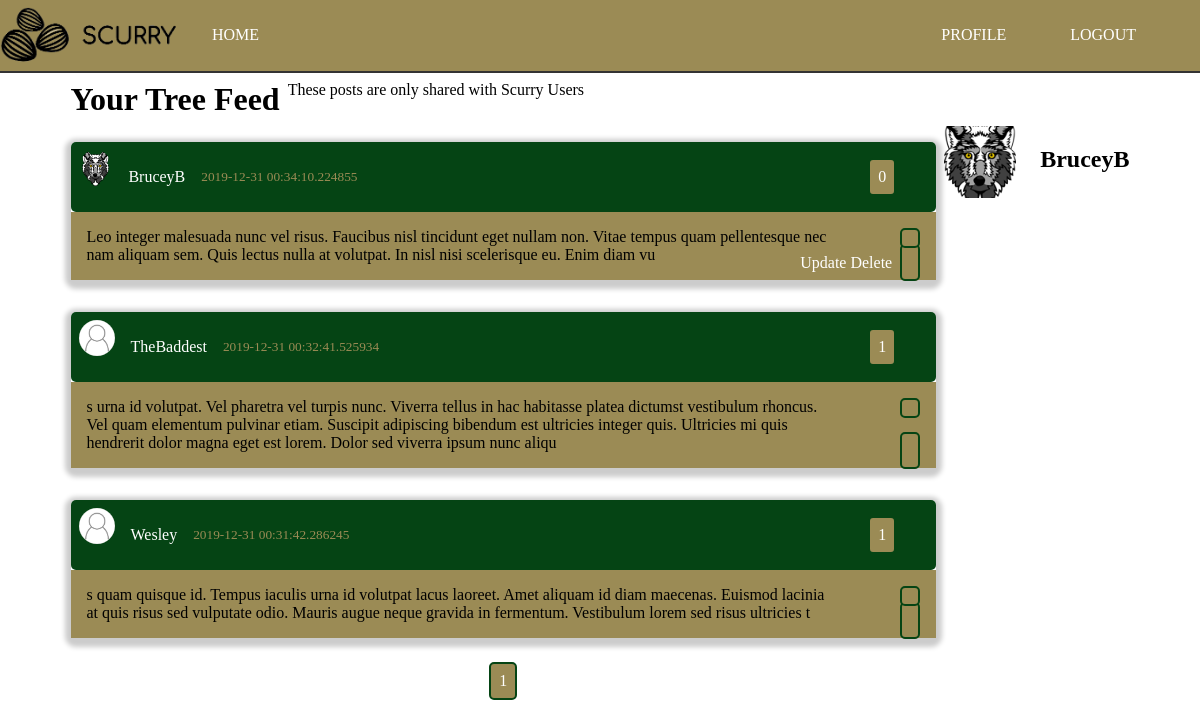
/underground (signed in), run on the app's committed database.
### scurry/models.py (models this page shows, shortened)
class Post(db.Model):
    id = db.Column(db.Integer, primary_key=True)
    content = db.Column(db.Text, nullable=False)
    date_posted = db.Column(db.DateTime, nullable=False, default=datetime.utcnow)
    user_id = db.Column(db.Integer, db.ForeignKey('user.id'), nullable=False)
    private = db.Column(db.Boolean, default=False, nullable=False)
    likes = db.relationship('PostLike', backref='post', lazy='dynamic')

class User(db.Model, UserMixin):
    id = db.Column(db.Integer, primary_key=True)
    username = db.Column(db.String(20), unique=True, nullable=False)
    email = db.Column(db.String(120), unique=True, nullable=False)
    image_file = db.Column(db.String(20), nullable=False, default='noprofile.jpg')
    password = db.Column(db.String(60), nullable=False)
    posts = db.relationship('Post', backref='author', lazy=True)
    liked = db.relationship(
        'PostLike',
        foreign_keys='PostLike.user_id',
        backref='user', lazy='dynamic')

### scurry/posts/routes.py (the view)
@posts.route('/underground', methods=['GET', 'POST'])
@login_required
def underground():
    page = request.args.get('page', 1, type=int)
    posts = Post.query.filter_by(private=True).order_by(Post.date_posted.desc()).paginate(page=page, per_page=5)
    return render_template('underground.html', title="Underground Feed", posts=posts)

### scurry/models.py (called while the page is built)
@login_manager.user_loader
def load_user(user_id):
    return User.query.get(int(user_id))

### scurry/templates/underground.html (shortened to what this page needs)
{% extends "layout.html" %}
{% block content %}
    <div class="container" id="home">
        <h1 class="page-header">Your Tree Feed</h1>
        <p>These posts are only shared with Scurry Users</p>
        <div class="posts-container">
            {%  for post in posts.items %}
                <article class="article-post shadow">
                    <div class="post-head">
                        <img src="{{ url_for('static', filename='images/' + post.author.image_file) }}" alt="user photo" class="article-img">
                        <div class="post-metadata">
                            <a class="post-author" href="{{ url_for('users.user_posts', username=post.author.username) }}">{{ post.author.username }}</a>
                            <small>{{ post.date_posted }}</small>
                            <p class="btn right">
                                {{ post.likes.count() }}
                            </p>
                        </div>
                    </div>
                    <div class="post-body">
                        <p class="post-content">{{ post.content }}</p>
                        <div class="post-buttons">
                            {% if current_user.username == post.author.username %}
                                <a href="{{ url_for('posts.update_post', post_id=post.id) }}" class="btn-link">Update</a>
                                <a href="{{ url_for('posts.delete_post', post_id=post.id) }}" class="btn-link">Delete</a>
                            {% endif %}
                            <a href="{{ url_for('posts.like_action', post_id=post.id, action='like') }}" class="btn like-btn"></a>
                        </div>
                        <ion-icon class="btn share-btn" name="share-alt"></ion-icon>
                    </div>
                </article>
            {% endfor %}
            <div class="pagination">
                {% for page_num in posts.iter_pages() %}
                    {% if page_num %}
                        <a class="btn btn-info" href="{{ url_for('main.index', page=page_num) }}">{{ page_num }}</a>
                    {% else %}
                        ...
                    {% endif %}
                {% endfor %}
            </div>
        </div>
        <div class="sidebar">
            <div class="sidebar-user-info">
                <img src="{{ url_for('static', filename='images/' + current_user.image_file) }}" alt="user photo" class="sidebar-img">
                <h2>{{ current_user.username }}</h2>
            </div>
            </div>
        </div>
{% endblock content %}

### scurry/templates/layout.html (shortened to what this page needs)
<!DOCTYPE html>
<html lang="en">
<head>
    <link rel="stylesheet" type="text/css" href="{{ url_for('static', filename='style.css') }}">
</head>
<body>
    <header>
        <nav class="header-nav">
            <div class="header-logo">
                <img src="{{ url_for('static', filename='images/scurry-logo.png') }}" alt="Scurry - A Place for Squirrels" class="logo">
            </div>
            <ul class="nav-list">
                <li class="nav-list-item">
                    <a href="{{ url_for('main.index') }}" class="nav-link">Home</a>
                </li>
            </ul>
            <ul class="nav-list right">
                {% if current_user.is_authenticated %}
                <li class="nav-list-item">
                    <a href="{{ url_for('users.profile') }}" class="nav-link">Profile</a>
                </li>
                <li class="nav-list-item">
                    <a href="{{ url_for('users.logout') }}" class="nav-link">Logout</a>
                </li>
                {% endif %}
            </ul>
        </nav>
    </header>
    {%  block content %}{% endblock %}
</body>
</html>

### scurry/static/style.css (style rules this page uses)
*, *::before, *::after { margin: 0; padding: 0; box-sizing: border-box; }
html { --main-color: #054414; --accent-color: #9b8b55; }
body { background-size: cover; }
a { text-decoration: none; color: #ffffff; transition: color .4s ease; }
.container { margin: auto; padding: .5rem; }
.shadow { -webkit-box-shadow: 0px 3px 5px 6px #ccc; -moz-box-shadow: 0px 3px 5px 6px #ccc; box-shadow: 0px 3px 5px 6px #ccc; }
.btn { margin: .5rem; padding: .5rem; background: var(--accent-color); border: 2px solid var(--main-color); border-radius: 5px; color: #fff; cursor: pointer; }
.pagination { display: flex; justify-content: center; align-items: center; }
.header-nav { width: 100%; border-bottom: 2px solid #333; background: var(--accent-color); display: flex; }
.header-logo > .logo { max-width: 180px; object-fit: contain; }
.nav-list { margin-right: 2rem; list-style: none; display: flex; flex-flow: row nowrap; justify-content: center; align-items: center; }
.nav-list-item { margin: .5rem 2rem; }
.nav-link { text-transform: uppercase; }
.right { margin-left: auto; margin-right: 2rem; }
#home { max-width: 1075px; height: 100%; display: grid; grid-template: 'hed hed hed hed' 'main main main side' 'main main main side' 'main main main side'; grid-gap: .5rem; }
.sidebar { grid-area: side; }
.posts-container { grid-area: main; display: flex; flex-direction: column; justify-content: center; align-items: center; color: #ffffff; }
.article-post { width: 100%; margin: 1rem; border-radius: 5px; }
.post-head { padding: .5rem; width: 100%; background: var(--main-color); color: var(--accent-color); display: flex; border-radius: 5px; }
.post-author { color: #ffffff; margin-right: 1rem; }
.post-metadata { margin-left: 1rem; width: 100%; display: flex; justify-content: center; align-items: center; }
.article-img { width: 36px; height: 36px; object-fit: contain; border-radius: 50%; }
.post-body { padding: 1rem; width: 100%; background: var(--accent-color); color: black; position: relative; }
.post-content { width: 90%; }
.post-buttons { position: absolute; right: .5rem; bottom: .5rem; }
.share-btn { position: absolute; top: .5rem; right: .5rem; }
.sidebar { width: 100%; }
.sidebar-user-info { display: flex; justify-content: center; align-items: flex-start; }
.sidebar-user-info > h2 { margin: 1.3rem 0 0 1.5rem; }
.sidebar-img { height: 72px; width: 72px; object-fit: cover; }

### data on the page
Post: image_file (picture), author.username "BruceyB", date_posted "2019-12-31 00:34:10.224855", likes.count "0", content "Leo integer malesuada nunc vel risus. Faucibus nisl tincidunt eget nullam non. Vitae tempus quam pellentesque nec nam aliquam sem. Quis lectus nulla at volutpat. In nisl nisi scelerisque eu. Enim diam vu"
Post: image_file (picture), author.username "TheBaddest", date_posted "2019-12-31 00:32:41.525934", likes.count "1", content "s urna id volutpat. Vel pharetra vel turpis nunc. Viverra tellus in hac habitasse platea dictumst vestibulum rhoncus. Vel quam elementum pulvinar etiam. Suscipit adipiscing bibendum est ultricies integer quis. Ultricies mi quis hendrerit dolor magna eget est lorem. Dolor sed viverra ipsum nunc aliqu"
Post: image_file (picture), author.username "Wesley", date_posted "2019-12-31 00:31:42.286245", likes.count "1", content "s quam quisque id. Tempus iaculis urna id volutpat lacus laoreet. Amet aliquam id diam maecenas. Euismod lacinia at quis risus sed vulputate odio. Mauris augue neque gravida in fermentum. Vestibulum lorem sed risus ultricies t"
User: image_file (picture), username "BruceyB"

### other printed values
{{ page_num }} "1"
